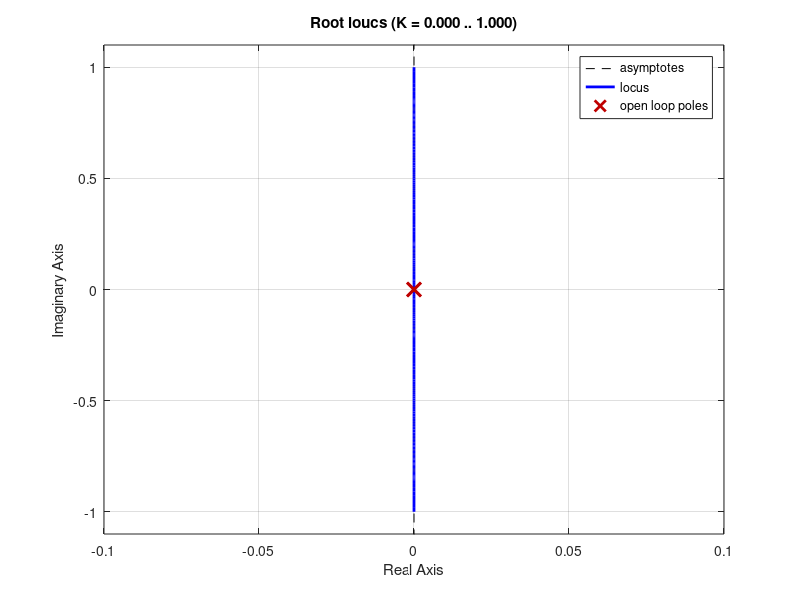
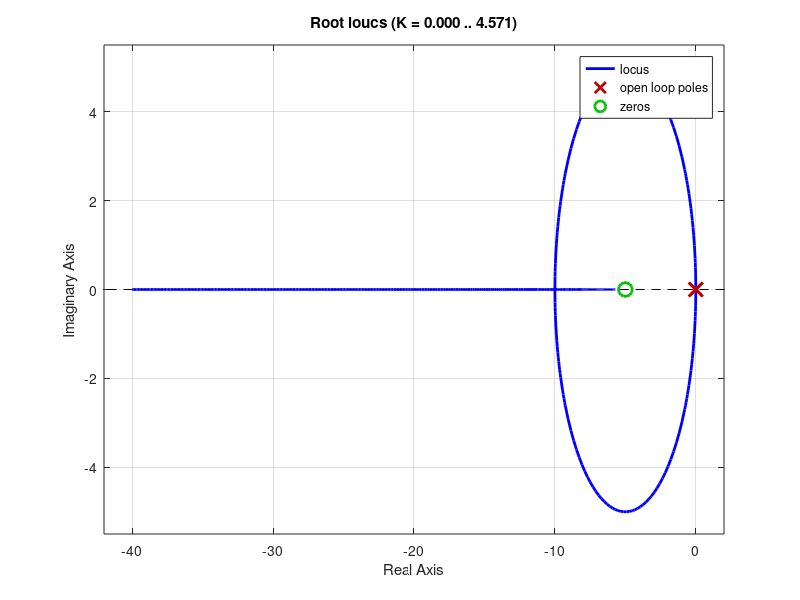
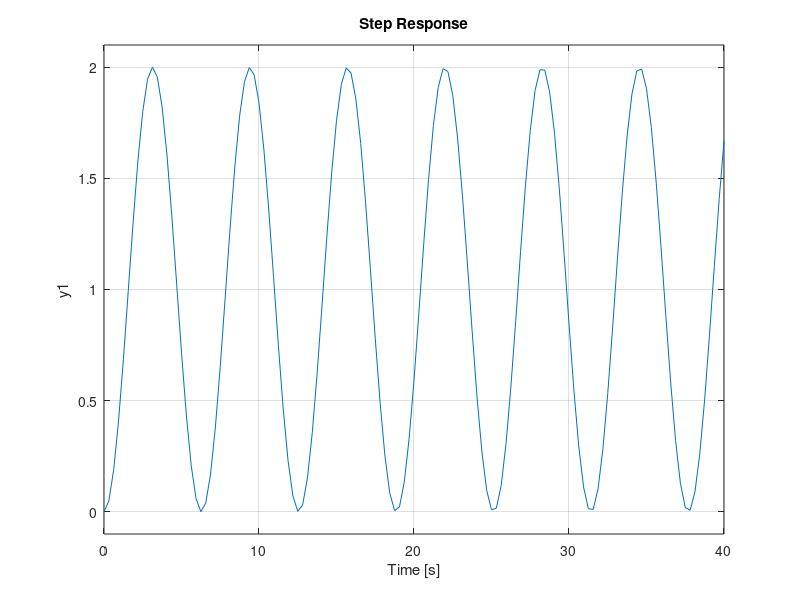
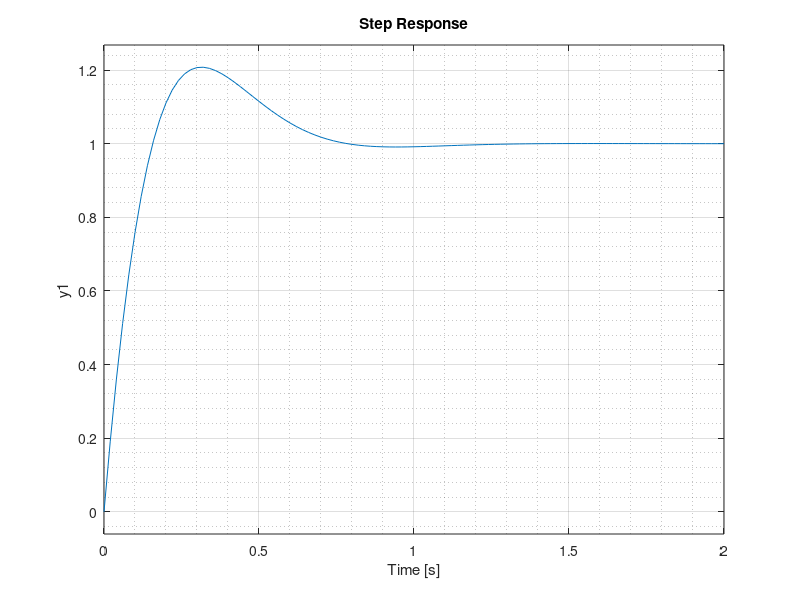

MATLAB code for these plots, in order:
close all;
clear all;
clc;

s=tf('s');
g=(1)/(s)^2;
c=(s+5);

k1=1;
k2=10;

figure;
rlocus(k1*g);
grid on

figure;
rlocus(k2*g*c);
grid on

T1=k1*g/(1+k1*g)
figure;
step(T1);

T2=k2*c*g/(1+k2*c*g)
figure;
step(T2);
grid minor

